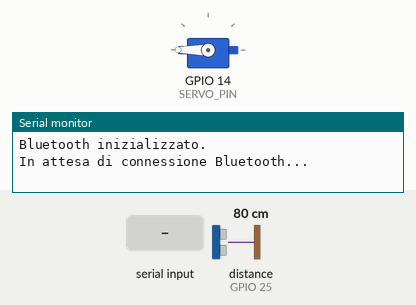
Bench run of a sketch on a simulated ESP32. Parts: servo, the last lines printed to the serial monitor. The inputs (shaded band) are chosen by the test bench; at power-on: distance to the obstacle (sensor on GPIO 25) 80 cm. The echo pulse lasts 58.3 µs per cm; nothing arrives over Bluetooth unless stated.

Above: at 1.4 s.
1.5 s: "open\n" received over the second serial link
At 2.0 s:
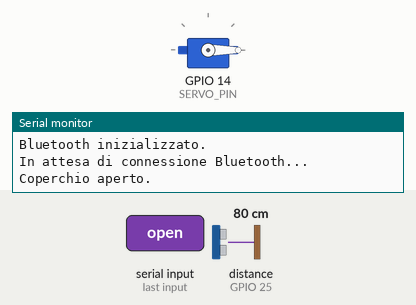
3.1 s: distance to the obstacle (sensor on GPIO 25) set to 22 cm
4.6 s: distance to the obstacle (sensor on GPIO 25) set to 17 cm
At 10.9 s:
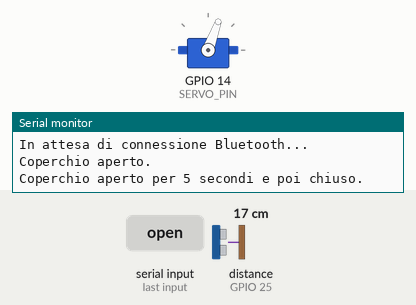
Timing chart, 0 to 12.4 s (numbered marks = the images above; inputs shaded):
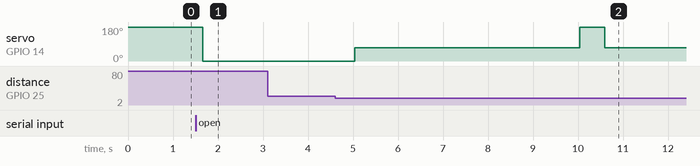

The sketch:

sketch_aug23a.ino
```cpp
#include <ESP32Servo.h>
#include <NewPing.h>
#include <BluetoothSerial.h>

#define TRIG_PIN 26
#define ECHO_PIN 25
#define SERVO_PIN 14
#define MAX_DISTANCE 200 // Distanza massima in cm

// Configurazione Bluetooth
BluetoothSerial SerialBT;

Servo servo;
NewPing sonar(TRIG_PIN, ECHO_PIN, MAX_DISTANCE);

void setup() {
  Serial.begin(115200);
  SerialBT.begin("ESP32_Servo_Controller"); // Nome del dispositivo Bluetooth
  servo.attach(SERVO_PIN);
  servo.write(180);  // Chiude il coperchio del cestino

  Serial.println("Bluetooth inizializzato.");
  Serial.println("In attesa di connessione Bluetooth...");
}

void loop() {
  // Controllo della connessione Bluetooth
  if (SerialBT.available()) {
    String command = SerialBT.readStringUntil('\n');  // Legge la richiesta del client Bluetooth
    command.trim();  // Rimuove spazi bianchi

    if (command.equals("open")) {
      servo.write(0);  // Apre il coperchio completamente
      Serial.println("Coperchio aperto.");
    }
    if (command.equals("close")) {
      servo.write(180);  // Chiude il coperchio
      Serial.println("Coperchio chiuso.");
    }
  }

  // Gestione del sensore di distanza
  delay(50);  // Piccola pausa per evitare falsi rilevamenti
  int distance = sonar.ping_cm();

  if (distance > 0 && distance < 20) {  // Se la mano è a meno di 20 cm
    servo.write(70);  // Apre il coperchio completamente
    delay(5000);  // Mantiene il coperchio aperto per 5 secondi
    servo.write(180);  // Chiude il coperchio
    Serial.println("Coperchio aperto per 5 secondi e poi chiuso.");
  }

  // Attesa breve prima di continuare il loop
  delay(500);  // Tempo di attesa per evitare continui cambiamenti
}
```

Measured:
- the behaviour switches between 20 and 19 cm on distance to the obstacle (sensor on GPIO 25) (found by bisection; images 1 and 2)
- after the input at 1.5 s, servo on GPIO 14 (SERVO_PIN): 180° → 0° after 0.17 s
- after the input at 3.1 s, every drawn part: stays the same
- after the input at 4.6 s, servo on GPIO 14 (SERVO_PIN): 0° → 70° after 0.44 s, → 180° 5.0 s later, → 70° 0.55 s later
